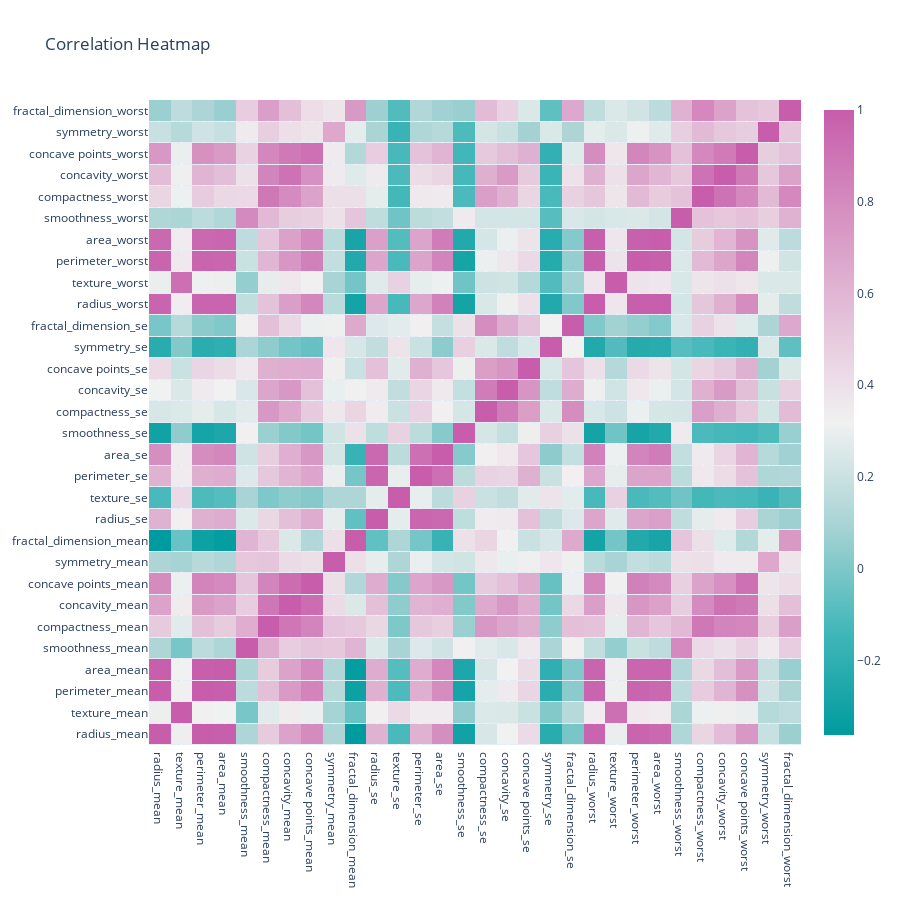

The cell this chart's notebook holds for it:
### Code cell
#calculate the correlation matrix
correlation_matrix = df_no_outliers.corr()

fig = go.Figure(data=go.Heatmap(z=correlation_matrix.values,
                                x=correlation_matrix.columns,
                                y=correlation_matrix.index,
                                colorscale='tropic',  # Corrected colorscale name
                                ygap=1))


fig.update_layout(title='Correlation Heatmap')
fig.update_layout(width=900, height=900)
fig.show()

### Figure 1 — Plotly figure (JSON) as saved in the notebook; plotly's stock layout.template omitted (floating-point values rounded to 4 significant figures; data arrays with more than 128 entries replaced by an {"elided": "..."} marker saying what was removed)
{"data": [{"colorscale": [[0, "rgb(0, 155, 158)"], [0.1667, "rgb(66, 183, 185)"], [0.3333, "rgb(167, 211, 212)"], [0.5, "rgb(241, 241, 241)"], [0.6667, "rgb(228, 193, 217)"], [0.8333, "rgb(214, 145, 193)"], [1, "rgb(199, 93, 171)"]], "type": "heatmap", "x": ["radius_mean", "texture_mean", "perimeter_mean", "area_mean", "smoothness_mean", "compactness_mean", "concavity_mean", "concave points_mean", "symmetry_mean", "fractal_dimension_mean", "radius_se", "texture_se", "perimeter_se", "area_se", "smoothness_se", "compactness_se", "concavity_se", "concave points_se", "symmetry_se", "fractal_dimension_se", "radius_worst", "texture_worst", "perimeter_worst", "area_worst", "smoothness_worst", "compactness_worst", "concavity_worst", "concave points_worst", "symmetry_worst", "fractal_dimension_worst"], "y": ["radius_mean", "texture_mean", "perimeter_mean", "area_mean", "smoothness_mean", "compactness_mean", "concavity_mean", "concave points_mean", "symmetry_mean", "fractal_dimension_mean", "radius_se", "texture_se", "perimeter_se", "area_se", "smoothness_se", "compactness_se", "concavity_se", "concave points_se", "symmetry_se", "fractal_dimension_se", "radius_worst", "texture_worst", "perimeter_worst", "area_worst", "smoothness_worst", "compactness_worst", "concavity_worst", "concave points_worst", "symmetry_worst", "fractal_dimension_worst"], "ygap": 1, "z": {"elided": "30x30 float values"}}], "layout": {"height": 900, "title": {"text": "Correlation Heatmap"}, "width": 900}}
